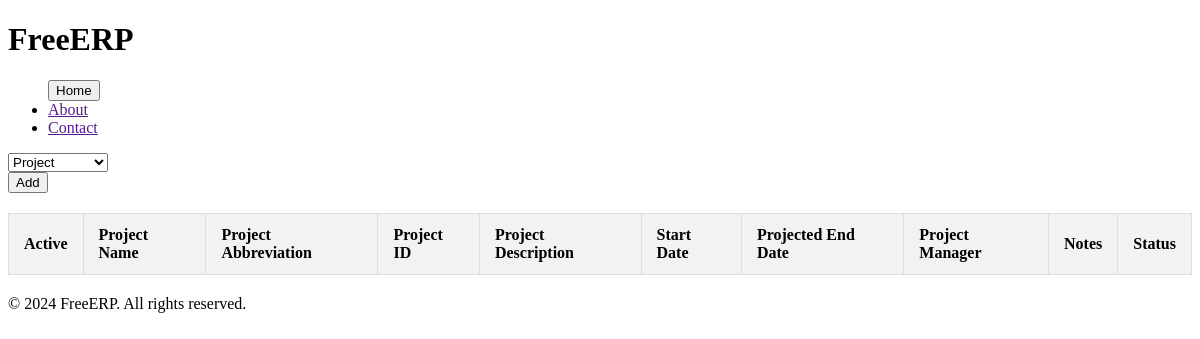
The app's page /Material/Projects, older data.
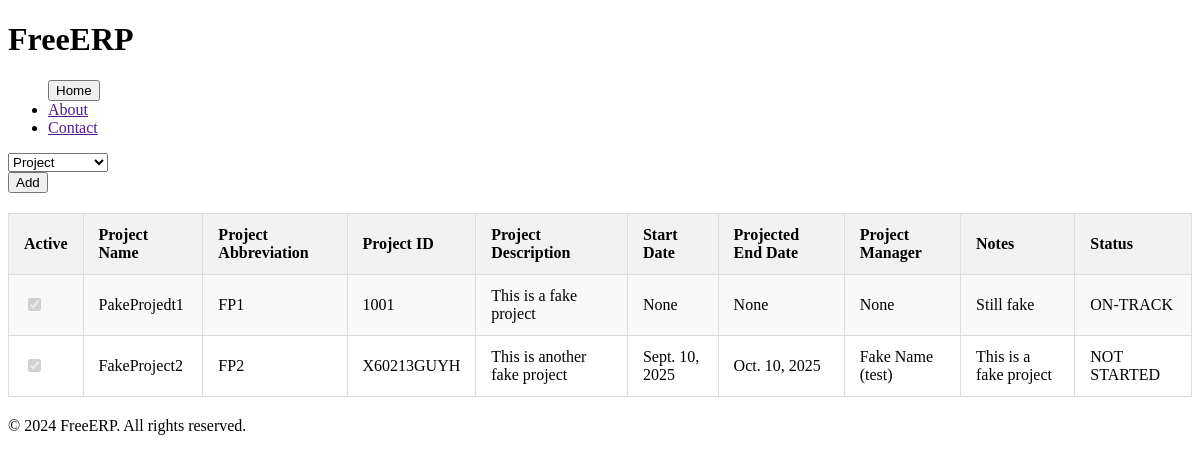
The same page, newer data.
### Material/models.py (models this page shows)
class Project(models.Model):
    PROJECT_STATUS = (
        ('NOT STARTED','NOT STARTED'),
        ('ON TRACk','ON TRACK'),
        ('OFF TRACK','OFF TRACK'),
        ('COMPLETED','COMPLETED'),
        ('CANCELLED','CANCELLED')
    )
    project_name = models.CharField('PROJECT_NAME', max_length=50, null=True, blank=True)
    project_abbreviation = models.CharField('PROJECT_ABBREVIATION', max_length=6, null=True, blank=True)
    project_id = get_random_string(length=10, allowed_chars='ABCDEFGHJKLMNPQRSTUVWXYZ1234567890')
    project_id = models.CharField('PROJECT_ID', max_length=10, default=project_id, null=True, blank=True)
    project_description = models.TextField('PROJECT_DESCRIPTION', max_length=250, null=True, blank=True)
    project_start_date = models.DateField('PROJECT_START_DATE', null=True, blank=True)
    project_projected_end_date = models.DateField('PROJECT_PROJECTED_END_DATE', null=True, blank=True)
    project_end_date = models.DateField('PROJECT_END_DATE', null=True, blank=True)
    project_manager = models.ForeignKey(User, on_delete=models.CASCADE,null=True, blank=True)
    project_notes = models.TextField('PROJECT_NOTES', max_length=250, null=True, blank=True)
    project_status = models.CharField('PROJECT_STATUS', choices=PROJECT_STATUS, default= 'NOT STARTED',max_length=50, null=True, blank=True)
    date_created = models.DateField('DATE_CREATED', auto_now_add=True, null=True, blank=True)
    active = models.BooleanField('ACTIVE', default=True, null=True, blank=True)
    def __str__(self):
        return self.project_name

class User(AbstractUser):
    username = models.CharField('USERNAME', unique=True, max_length=30, null=True, blank=True)
    first_name = models.CharField('FIRST_NAME', max_length=30, null=True, blank=True)
    last_name = models.CharField('LAST_NAME', max_length=30, null=True, blank=True)
    password = models.CharField('PASSWORD', max_length=128, null=True, blank=True)
    repassword = models.CharField('REPASSWORD', max_length=128, null=True, blank=True)
    associated_company = models.ForeignKey(Company, on_delete=models.CASCADE,null=True, blank=True)
    associated_department = models.ForeignKey(Department, on_delete=models.CASCADE,null=True, blank=True)
    role = models.ForeignKey(ERPRoles, on_delete=models.CASCADE,null=True, blank=True)
    phone_number = models.CharField('PHONE_NUMBER', max_length=25, null=True, blank=True)
    address = models.CharField('ADDRESS', max_length=75, null=True, blank=True)
    city = models.CharField('CITY', max_length=50, null=True, blank=True)
    state = models.CharField('STATE', max_length=50, null=True, blank=True)
    zip = models.CharField('ZIP', max_length=10, null=True, blank=True)
    country = models.CharField('COUNTRY', max_length=50, null=True, blank=True)
    notes = models.TextField('NOTES', max_length=250, null=True, blank=True)
    groups = models.ManyToManyField(Group, related_name='material_user_set')
    user_permissions = models.ManyToManyField(Permission, related_name='material_user_permissions_set')
    is_staff = models.BooleanField('STAFF_STATUS', default=False, null=True, blank=True)
    is_active = models.BooleanField('ACTIVE_STATUS', default=True, null=True, blank=True)
    date_joined = models.DateTimeField('DATE_JOINED', auto_now_add=True, null=True, blank=True)
    last_login = models.DateTimeField('LAST_LOGIN', auto_now=True, null=True, blank=True)
    email = models.EmailField('EMAIL', max_length=50, null=True, blank=True)
    user_id = models.CharField('USER_ID', unique=True, max_length=10, default=get_random_string(length=10, allowed_chars='ABCDEFGHJKLMNPQRSTUVWXYZ1234567890'), null=True, blank=True)
    is_superuser = models.BooleanField('SUPERUSER_STATUS', default=False, null=True, blank=True)
    profile_picture = models.ImageField('PROFILE_PICTURE', upload_to='images/', null=True, blank=True)
    def __str__(self):
        return f"{self.first_name} {self.last_name} ({self.username})"

### Material/views.py (the view)
# urls.py: path('Projects', views.projects, name='projects'),
def projects(request):
    projects = Project.objects.all()
    project_teams = ProjectTeam.objects.all()
    project_form = ProjectForm()
    project_team_form = ProjectTeamForm()
    if request.POST.get('form-submit') == 'project-form':
        project_form = ProjectForm(request.POST)
        if project_form.is_valid():
            project_form.save()
            print(project_form.data)
            redirect('projects')
    elif request.POST.get('form-submit') == 'project-team-form':
        project_team_form = ProjectTeamForm(request.POST)
        if project_team_form.is_valid():
            project_team_form.save()
            print(project_team_form.data)
            redirect('projects')
    else:
        project_form = ProjectForm()
        project_team_form = ProjectTeamForm()
    context = {'project_form': project_form,
               'project_team_form': project_team_form,
               'projects': projects,
               'project_teams': project_teams
               }
    return render(request, 'projects.html', context=context)

### Material/forms.py
class ProjectForm(ModelForm):
    class Meta:
        model = Project
        fields = '__all__'

class ProjectTeamForm(ModelForm):
    class Meta:
        model = ProjectTeam
        fields = '__all__'

### Material/templates/projects.html (shortened to what this page needs)
{% extends 'base.html' %}
{% block content %}
<div>
    <select id="add-select">
        <option value="project">Project</option>
    </select>
</div>
<button id="add-btn">Add</button>
<div class="project-info" id="project">
    <table class="project-table" id="project-table">
        <tr>
            <th>Active</th>
            <th>Project Name</th>
            <th>Project Abbreviation</th>
            <th>Project ID</th>
            <th>Project Description</th>
            <th>Start Date</th>
            <th>Projected End Date</th>
            <th>Project Manager</th>
            <th>Notes</th>
            <th>Status</th>
        </tr>
        {% for project in projects %}
        <tr>
            <td><input type="checkbox" {% if project.active %}checked{% endif %} disabled></td>
            <td>{{ project.project_name }}</td>
            <td>{{ project.project_abbreviation }}</td>
            <td>{{ project.project_id }}</td>
            <td>{{ project.project_description }}</td>
            <td>{{ project.project_start_date }}</td>
            <td>{{ project.project_projected_end_date }}</td>
            <td>{{ project.project_manager }}</td>
            <td>{{ project.project_notes }}</td>
            <td>{{ project.project_status }}</td>
        </tr>
        {% endfor %}
    </table>
</div>
    {% endblock %}

Row changes from the older to the newer data that the page shows:
added Project: active "☑", project_name "PakeProjedt1", project_abbreviation "FP1", project_id "1001", project_description "This is a fake project", project_start_date "None", project_projected_end_date "None", project_manager "None", project_notes "Still fake", project_status "ON-TRACK"
added Project: active "☑", project_name "FakeProject2", project_abbreviation "FP2", project_id "X60213GUYH", project_description "This is another fake project", project_start_date "Sept. 10, 2025", project_projected_end_date "Oct. 10, 2025", project_manager "Fake Name (test)", project_notes "This is a fake project", project_status "NOT STARTED"
